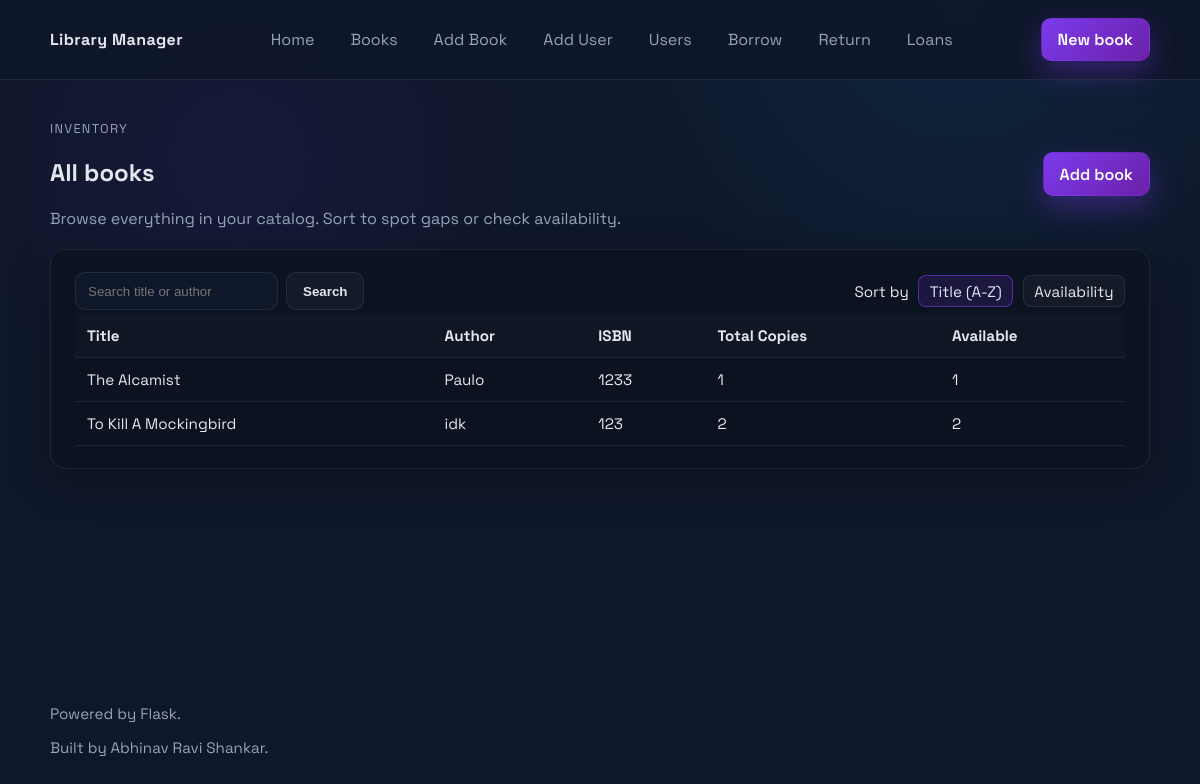
Before: /books with the older database file.
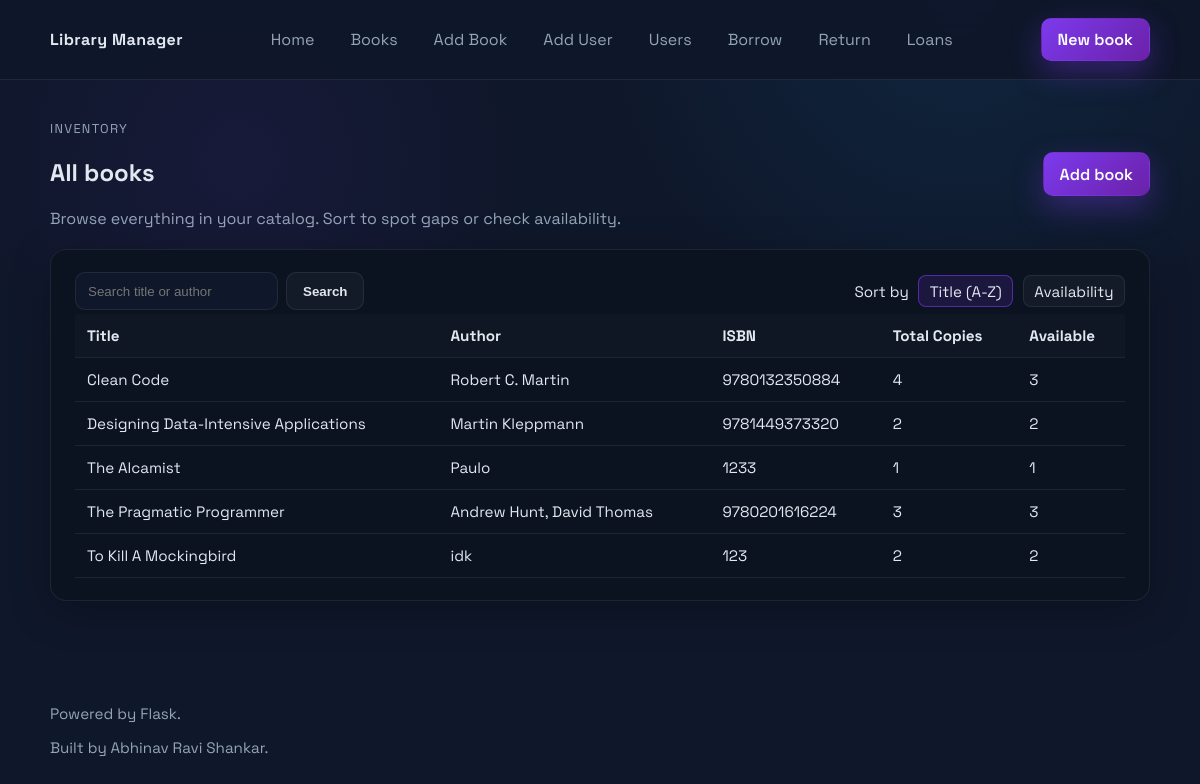
After: the same page with the newer database file.
### tables this page shows
CREATE TABLE books (
    id INTEGER PRIMARY KEY AUTOINCREMENT,
    title TEXT NOT NULL,
    author TEXT NOT NULL,
    isbn TEXT NOT NULL UNIQUE,
    total_copies INTEGER NOT NULL CHECK (total_copies >= 0),
    available_copies INTEGER NOT NULL CHECK (available_copies >= 0)
);

### app.py (the view)
@app.route("/books")
def list_books():
    sort = request.args.get("sort", "title")
    search = request.args.get("search", "").strip()
    with get_db_connection() as conn:
        books, sort = get_books(conn, sort, search)
    return render_template("books.html", books=books, sort=sort, search=search)

### app.py (called while the page is built)
def get_db_connection():
    conn = sqlite3.connect(DB_PATH)
    conn.row_factory = sqlite3.Row
    return conn

def get_books(conn, sort: str, search: str) -> tuple[list[sqlite3.Row], str]:
    order_by_options = {
        "title": "title COLLATE NOCASE ASC",
        "available_copies": "available_copies DESC, title COLLATE NOCASE ASC",
    }
    order_by = order_by_options.get(sort, order_by_options["title"])
    if sort not in order_by_options:
        sort = "title"  # Keep template state in sync with the default.
    query = "SELECT id, title, author, isbn, total_copies, available_copies FROM books"
    params: list[str] = []
    if search:
        query += " WHERE LOWER(title) LIKE LOWER(?) OR LOWER(author) LIKE LOWER(?)"
        pattern = f"%{search}%"
        params.extend([pattern, pattern])
    query += f" ORDER BY {order_by}"
    books = conn.execute(query, params).fetchall()
    return books, sort

### templates/books.html (shortened to what this page needs)
{% extends "layout.html" %}
{% block content %}
<section class="page-heading">
    <div>
        <p class="eyebrow">Inventory</p>
        <h1>All books</h1>
        <p class="lede">Browse everything in your catalog. Sort to spot gaps or check availability.</p>
    </div>
    <a class="btn btn-primary" href="{{ url_for('add_book') }}">Add book</a>
</section>
<section class="card">
    <div class="card-header">
        <form method="get" class="search-form">
            <input type="text" name="search" placeholder="Search title or author" value="{{ search }}">
            <button type="submit" class="btn btn-ghost">Search</button>
        </form>
        <div class="sort-links">
            <span>Sort by</span>
            <a href="{{ url_for('list_books', sort='title', search=search) }}" class="{{ 'active' if sort == 'title' else '' }}">Title (A-Z)</a>
            <a href="{{ url_for('list_books', sort='available_copies', search=search) }}" class="{{ 'active' if sort == 'available_copies' else '' }}">Availability</a>
        </div>
    </div>
    {% if books %}
    <div class="table-wrap">
        <table class="data-table">
            <thead>
                <tr>
                    <th>Title</th>
                    <th>Author</th>
                    <th>ISBN</th>
                    <th>Total Copies</th>
                    <th>Available</th>
                </tr>
            </thead>
            <tbody>
                {% for book in books %}
                <tr>
                    <td>{{ book.title }}</td>
                    <td>{{ book.author }}</td>
                    <td>{{ book.isbn }}</td>
                    <td>{{ book.total_copies }}</td>
                    <td>{{ book.available_copies }}</td>
                </tr>
                {% endfor %}
            </tbody>
        </table>
    </div>
    {% else %}
    <p class="muted">No books yet. <a href="{{ url_for('add_book') }}">Add one now</a>.</p>
    {% endif %}
</section>
{% endblock %}

### templates/layout.html (shortened to what this page needs)
<!doctype html>
<html lang="en">
<head>
    <link rel="stylesheet" href="{{ url_for('static', filename='styles.css') }}">
</head>
<body class="page">
    <header class="site-header">
        <div class="shell nav">
            <a class="brand" href="{{ url_for('index') }}">Library Manager</a>
            <nav class="nav-links">
                <a href="{{ url_for('index') }}">Home</a>
                <a href="{{ url_for('list_books') }}">Books</a>
                <a href="{{ url_for('add_book') }}">Add Book</a>
                <a href="{{ url_for('add_user') }}">Add User</a>
                <a href="{{ url_for('list_users') }}">Users</a>
                <a href="{{ url_for('borrow') }}">Borrow</a>
                <a href="{{ url_for('return_book') }}">Return</a>
                <a href="{{ url_for('list_loans') }}">Loans</a>
            </nav>
            <a class="btn btn-primary" href="{{ url_for('add_book') }}">New book</a>
        </div>
    </header>
    <main class="content shell">
        {% block content %}{% endblock %}
    </main>
    <footer class="site-footer">
        <div class="shell">
            <p>Powered by Flask.</p>
            <p>Built by Abhinav Ravi Shankar.</p>
        </div>
    </footer>
</body>
</html>

### static/styles.css (style rules this page uses)
:root { --bg: #0f172a; --card: #0b1220; --panel: rgba(255, 255, 255, 0.04); --text: #e2e8f0; --muted: #94a3b8; --accent: #7c3aed; --accent-strong: #6b21a8; --border: rgba(255, 255, 255, 0.08); }
* { box-sizing: border-box; }
body { margin: 0; font-family: "Space Grotesk", "Segoe UI", sans-serif; background: radial-gradient(circle at 20% 20%, rgba(124, 58, 237, 0.08), transparent 25%), radial-gradient(circle at 80% 0%, rgba(14, 165, 233, 0.1), transparent 30%), var(--bg); color: var(--text); min-height: 100vh; }
a { color: inherit; }
.page { display: flex; flex-direction: column; min-height: 100vh; }
.shell { width: min(1100px, 92vw); margin: 0 auto; }
.site-header { position: sticky; top: 0; z-index: 10; background: rgba(15, 23, 42, 0.9); backdrop-filter: blur(12px); border-bottom: 1px solid var(--border); }
.nav { display: flex; align-items: center; justify-content: space-between; gap: 1rem; padding: 1.1rem 0; }
.brand { font-weight: 700; letter-spacing: 0.4px; text-decoration: none; color: var(--text); }
.nav-links { display: flex; gap: 0.75rem; flex: 1; justify-content: center; flex-wrap: wrap; }
.nav-links a { padding: 0.45rem 0.75rem; border-radius: 8px; text-decoration: none; color: var(--muted); transition: color 0.2s ease, background 0.2s ease; }
.content { flex: 1; padding: 2.5rem 0 3rem; }
.card { background: var(--card); border: 1px solid var(--border); border-radius: 16px; padding: 1.4rem 1.5rem; box-shadow: 0 10px 40px rgba(0, 0, 0, 0.25); }
.page-heading { display: flex; align-items: center; justify-content: space-between; gap: 1rem; flex-wrap: wrap; margin-bottom: 1.25rem; }
.eyebrow { text-transform: uppercase; font-size: 0.8rem; letter-spacing: 0.1em; color: var(--muted); margin: 0; }
.lede { color: var(--muted); margin: 0.35rem 0 0; }
.btn { display: inline-flex; align-items: center; justify-content: center; gap: 0.35rem; padding: 0.65rem 1rem; border-radius: 10px; border: 1px solid transparent; text-decoration: none; font-weight: 600; cursor: pointer; transition: transform 0.15s ease, box-shadow 0.15s ease, background 0.15s ease; }
.btn-primary { background: linear-gradient(135deg, var(--accent), var(--accent-strong)); color: #fff; box-shadow: 0 12px 30px rgba(124, 58, 237, 0.35); }
.btn-ghost { border-color: var(--border); background: var(--panel); color: var(--text); }
.card-header { display: flex; justify-content: space-between; align-items: center; gap: 1rem; flex-wrap: wrap; margin-bottom: 0.25rem; }
.sort-links { display: flex; align-items: center; gap: 0.6rem; font-size: 0.95rem; }
.sort-links a { color: var(--text); text-decoration: none; padding: 0.35rem 0.65rem; border-radius: 8px; border: 1px solid var(--border); background: var(--panel); }
.sort-links a.active { border-color: rgba(124, 58, 237, 0.6); background: rgba(124, 58, 237, 0.15); }
.table-wrap { overflow-x: auto; }
.data-table { width: 100%; border-collapse: collapse; font-size: 0.95rem; }
.data-table th, .data-table td { padding: 0.75rem; border-bottom: 1px solid var(--border); text-align: left; }
.data-table th { background: rgba(255, 255, 255, 0.02); font-weight: 700; }
.search-form { display: flex; gap: 0.5rem; align-items: center; flex-wrap: wrap; }
.search-form input[type="text"] { padding: 0.65rem 0.75rem; border: 1px solid var(--border); border-radius: 10px; background: #0f172a; color: var(--text); }
.site-footer { padding: 1.25rem 0 1.75rem; color: var(--muted); font-size: 0.95rem; }

Changed rows visible on the page:
added books: title "Clean Code", author "Robert C. Martin", isbn "9780132350884", total_copies "4", available_copies "3"
added books: title "Designing Data-Intensive Applications", author "Martin Kleppmann", isbn "9781449373320", total_copies "2", available_copies "2"
added books: title "The Pragmatic Programmer", author "Andrew Hunt, David Thomas", isbn "9780201616224", total_copies "3", available_copies "3"
